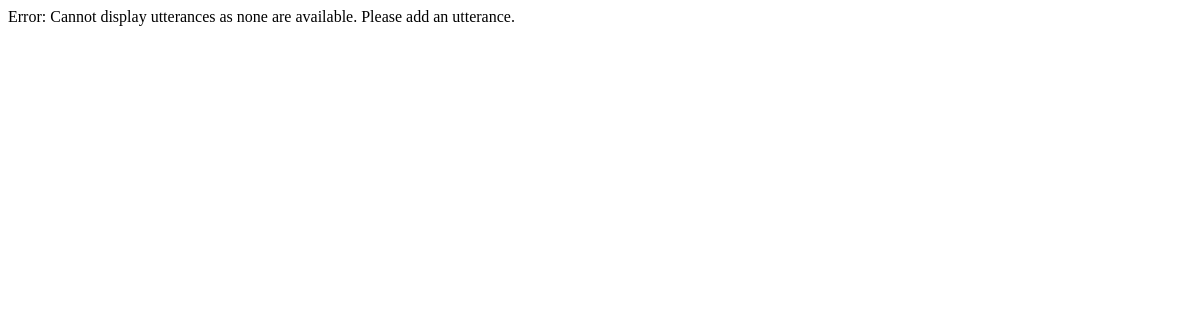
/demo/, run on an earlier commit of the app's database.
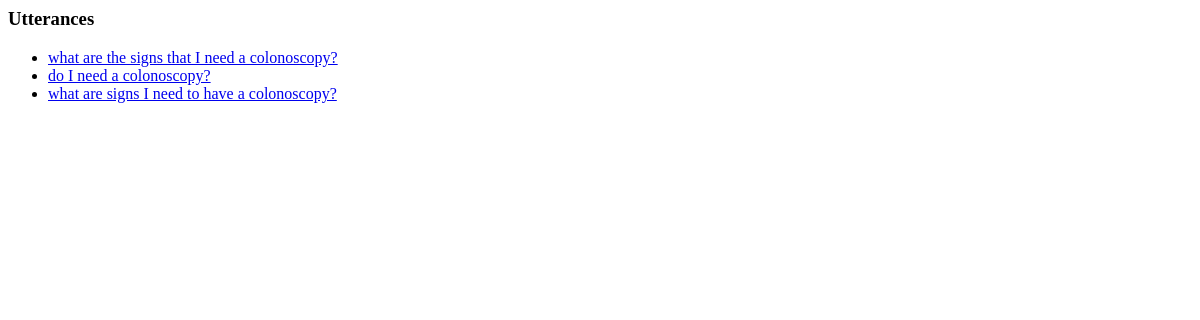
And on a later commit of the database.
### demo/models.py (models this page shows, shortened)
class SeedUtterance(models.Model):
    seed_text = models.CharField(max_length=200)

### demo/views.py (the view)
# urls.py: path('', views.index, name="index"),                              # displays seed utterances
def index(request):
    try:
        new = SeedUtterance(seed_text=request.POST['seed'])
        new.save()
    except Exception as e:
        logging.error(e)
        pass # allows access to /demo without passing through /demo/input first
    try:
        utterances = SeedUtterance.objects.all()
    except SeedUtterance.DoesNotExist as e:
        logging.error(e)
        raise Http404("Error: no utterances have been stored yet.")
    finally:
        template = loader.get_template('demo/index.html')
        context = { 'utterances' : utterances }
    return HttpResponse(template.render(context, request))

### demo/templates/demo/index.html
{% if utterances %}
<h3> Utterances </h3>
    <ul>
    {% for u in utterances %}
        <li><a href="/demo/{{ u.id }}/">{{ u.seed_text }}</a></li>
    {% endfor %}
    </ul>
{% else %}
    <p>Error: Cannot display utterances as none are available. Please add an utterance.</p>
{% endif %}

What changed in the data, as far as the page shows it:
added SeedUtterance: seed_text "what are the signs that I need a colonoscopy?"
added SeedUtterance: seed_text "do I need a colonoscopy?"
added SeedUtterance: seed_text "what are signs I need to have a colonoscopy?"
Also different on the page:
text no longer shown: "Error: Cannot display utterances as none are available. Please add an utterance."
text now shown: "Utterances"
